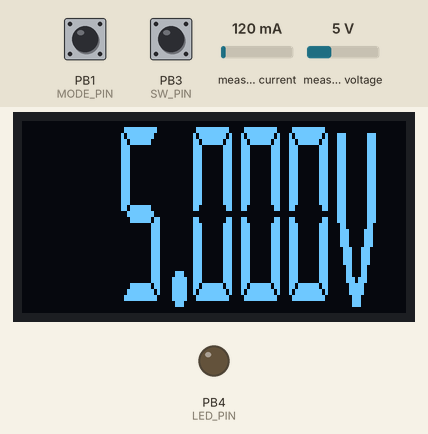
The sketch below on a simulated ATtiny85, built with avr-gcc and run on an emulated ATtiny85. On the bench: 128×64 one-colour display, output pins drawn as LEDs (lit = HIGH). Wiring (inferred from the names in the program): SSD1306 OLED at I2C address 0x3C; INA219 current sensor at I2C address 0x40. Inputs (shaded band) come from the test bench; at power-on: measured voltage 5 V, PB1 (MODE_PIN) LOW, PB3 (SW_PIN) HIGH, measured current 120 mA.

Above: at 1.6 s.
1.7 s: measured voltage set to 11.2 V
At 2.5 s:
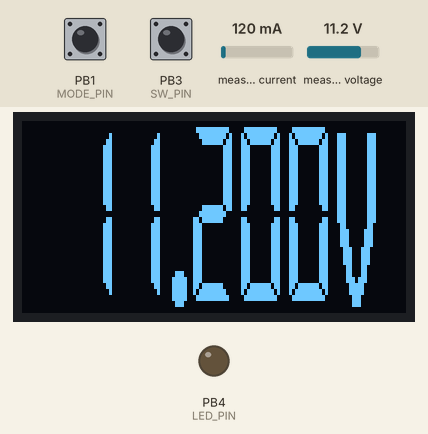
3.4 s: PB1 (MODE_PIN) pulled HIGH for 0.25 s
At 3.95 s:
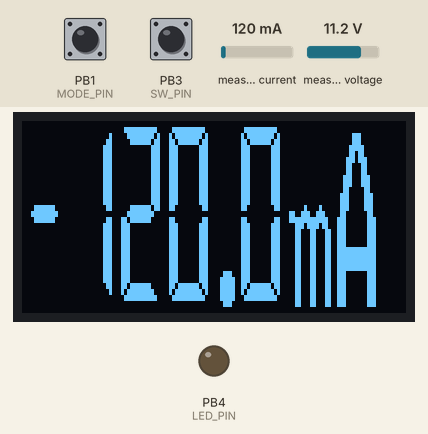
5.6 s: measured voltage set to 14.7 V
At 6.9 s:
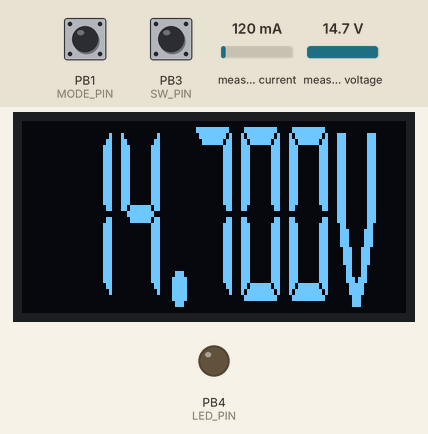
7.3 s: PB3 (SW_PIN) pulled LOW for 3.2 s
At 10.9 s:
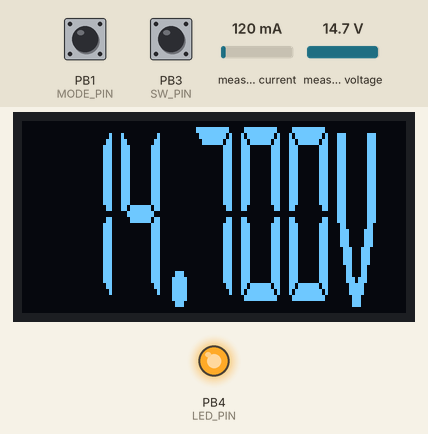
12.0 s: measured voltage set to 0.3 V
At 13.2 s:
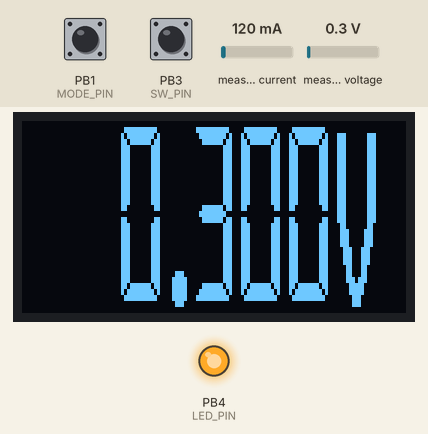
13.6 s: measured voltage set to 2.1 V
At 14.9 s:
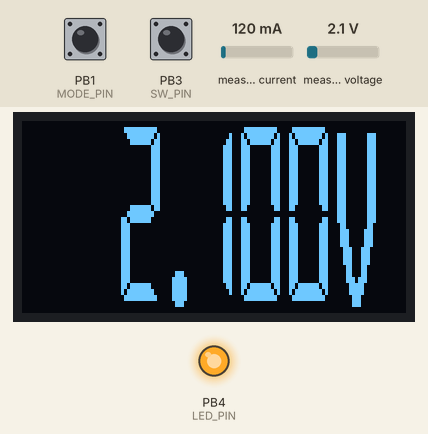
Timing chart, 0 to 16.2 s (numbered marks = the images above; inputs shaded):
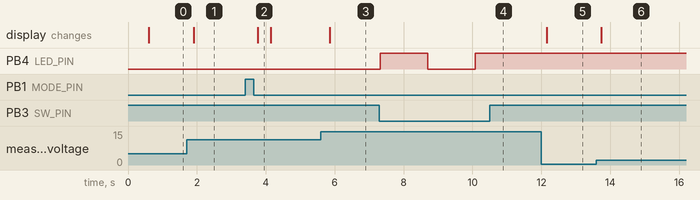

The sketch:

INA219-ATTiny85.ino
```cpp
/**
 * 電流電圧計 For ATTiny85 / ArduinoUNO
 * ※ピン番号を変更すればArduinoIDE対応のマイコンなら大体動きます
 */
#include <Wire.h>
#include "DISP7SEG.h"
DISP7SEG disp ;

#define INA219_ADDR 0x40
// --- ATTiny85
#define MODE_PIN 1  // 電流/電圧　測定モード切替
#define SW_PIN 3    // 計測レンジ切り替えスイッチ
#define LED_PIN 4   // 計測レンジ表示ＬＥＤ

// --- ArduinoUNO
//#define MODE_PIN 8
//#define SW_PIN 7
//#define LED_PIN 13
// --------------

int measuMode = 0 ; // 0:電流計 1:電圧計
int rangeMode = 0 ; // 0:32V/320mA 1:16V/400mA
double preDispVal = 0.0 ; // 書き換え抑止用
int preRangeMode = 0 ;    // 書き換え抑止用
int preMeasuMode = 0 ;    // 書き換え抑止用

static uint8_t conf[] = {
  0x399F , // 32V / 320mA / 12Bit ※ディフォルト
  0x019F , // 16V / 40mA / 12Bit
 } ;

const double rangeV = 0.001 ; // 電圧分解能
const double rangeA = 0.1 ;   // 電流分解能

// ----------------------
// ----- 静電容量表示 -----
// ----------------------
void dispConv(double dispVal,int mode) {
                    // 01234567 01234567
  int  dispSeg[9] ; // xxx.xxxV ±xxx.xmA

  if (mode == 1) {  // 0:電流計 1:電圧計
    // --- 電圧表示
    for (int i=0;i<8;i++) {
      dispSeg[i] = 416 ;  // 空白で埋める
    }
    dispSeg[7] = 24 ; // V

    int range1 = dispVal ;
    int range2 = dispVal * 1000.0 ;

    int pos1 = 2 ;
    int pos2 = 4 ;
    int pos2l = 3 ;
    dispSeg[3] = 20 ; // DOT
    for (int i=pos1;i>=0;i--) {
      dispSeg[i] = range1 % 10 ;
      range1 /= 10 ;
      if (range1 == 0) break ;
    }
    for (int i=pos2l-1;i>=0;i--) {
      dispSeg[pos2+i] = range2 % 10 ;
      range2 /= 10 ;
    }
  } else
  if (mode == 0) {  // 0:電流計 1:電圧計
    // --- 電流表示
    for (int i=0;i<8;i++) {
      dispSeg[i] = 416 ;  // 空白で埋める
    }
    dispSeg[6] = 25 ; // m
    dispSeg[7] = 23 ; // A

    int range1 = dispVal ;
    int range2 = dispVal * 10.0 ;

    int pos1 = 3 ;
    int pos1e = 0 ;
    int pos2 = 5 ;
    int pos2l =1 ;

    if (dispVal < 0) {
      range1 = -1 * range1 ;
      range2 = -1 * range2 ;
    } else {
      pos1e = 1 ;
      dispSeg[0] = 21 ; // -
    }

    dispSeg[4] = 20 ; // DOT
    for (int i=pos1;i>=pos1e;i--) {
      dispSeg[i] = range1 % 10 ;
      range1 /= 10 ;
      if (range1 == 0) break ;
    }

    for (int i=pos2l-1;i>=0;i--) {
      dispSeg[pos2+i] = range2 % 10 ;
      range2 /= 10 ;
    }
  } else {
    // --- 初期画面 8888.888 表示
    for (int i=0;i<8;i++) {
      dispSeg[i] = 22 ;
    }
    dispSeg[4] = 20 ; // DOT
    disp.cls() ;
  }

  // --- 表示
  int x = 0 ;
  for (int i=0;i<8;i++) {
    disp.disp7SEG(x,0,dispSeg[i]) ;
    x += (dispSeg[i] == 20) ? 8 : 16 ; // DOTだけ幅を狭める
  }
}

void setup() {
  pinMode(MODE_PIN,INPUT) ;
  pinMode(SW_PIN,INPUT) ;
  pinMode(LED_PIN,OUTPUT) ;
  digitalWrite(LED_PIN,LOW) ;

  Wire.begin( ) ;
  disp.init() ;

  measuMode = -1 ;
  dispConv(0.0,measuMode) ;
}

void loop() {
  double dispVal = 0.0 ;
  int measuModeCH = (digitalRead(MODE_PIN) == HIGH) ? 0 : 1 ;   // 0:電流計 1:電圧計
  int rangeModeCH = rangeMode ;

  if (digitalRead(SW_PIN) == LOW) {
    // - 測定レンジ切り替え
    rangeModeCH = (rangeMode + 1) % 2 ;
    digitalWrite(LED_PIN,((rangeModeCH==0)?LOW:HIGH)) ;
    delay(1000) ;
  }

  if (measuModeCH != measuMode || rangeModeCH != rangeMode) {
    // - 計測モード、測定レンジが切り替わった場合にCONFIG値を再設定する
    measuMode = measuModeCH ;
    rangeMode = rangeModeCH ;
    Wire.beginTransmission(INA219_ADDR);
    Wire.write(0x00);                     // config アドレス
    Wire.write((conf[rangeMode] >> 8) & 0xFF);
    Wire.write(conf[rangeMode] & 0xFF);
    Wire.endTransmission();
  }

  if (measuMode == 1) { // 0:電流計 1:電圧計
    // ----- 電圧 -----
    Wire.beginTransmission(INA219_ADDR);
    Wire.write(0x02);                    //BusVoltageレジスタ
    Wire.endTransmission();
    Wire.requestFrom(INA219_ADDR, 2);
    while (Wire.available() < 2);
    int16_t voltI = Wire.read() << 8 | Wire.read();
    voltI = (voltI >> 3) * 4;
    dispVal = voltI * rangeV ;
  } else {  // 0:電流計 1:電圧計
    // ----- 電流 -----
    Wire.beginTransmission(INA219_ADDR);
    Wire.write(0x01);
    Wire.endTransmission();
    Wire.requestFrom(INA219_ADDR, 16);
    while (Wire.available() < 2);
    int16_t shuntVoltI = Wire.read() << 8 | Wire.read();
    dispVal = shuntVoltI * rangeA ;
  }

  // チラツキ防止：表示に変更がない場合は表示処理を行わない
  if (preDispVal != dispVal || preMeasuMode != measuMode || preRangeMode != rangeMode) {
    preDispVal = dispVal ;
    preMeasuMode = measuMode ;
    preRangeMode = rangeMode ;

    dispConv(dispVal,measuMode) ;
  }

  delay(200) ;
}
```

DISP7SEG.cpp
```cpp
#include "DISP7SEG.h"

static uint8_t oledAddr = 0x3C;     // SSD1306のI2Cアドレス
static uint8_t oldCommand = 0x80;   // SSD1306の1Byteコマンド
static uint8_t oldCommands = 0x00;  // SSD1306の複数Byteコマンド
static uint8_t oldData = 0x40;      // SSD1306のデータバイト
static uint8_t DISP7SEG_SSD1306_INIT[] = { // SSD1306の初期化コマンド群
  0xC8,         // C0/C8:上下の描画方向
  0xA1,         // A0/A1:左右の描画方向
  0x22,0x00,0x07,         // 20/21/22/23:アドレッシングモード
  0xA8,0x3F,    // 画面の解像度
  0xD3,0x00,    // 縦方向のオフセット
  0xDA,0x12,    // 描画タイプ
  0x40,         // 縦方向の描画開始位置
  0xA6,         // 表示方法 - A7にすると画面反転
  0x8D, 0x14    // OLEDパネルの供給電圧と思われる 14hに設定しないとダメらしい
};

uint8_t oledWidth = 128;  // OLEDの幅(ピクセル数)
uint8_t oledHeight = 64;  // OLEDの高さ(ピクセル数)
uint8_t oledPages = 8;    // OLEDのページ数(ピクセル数÷８)

// 初期化
void DISP7SEG::init() {
  // OLED設定コマンド送信
  oledSendCommands(sizeof(DISP7SEG_SSD1306_INIT), DISP7SEG_SSD1306_INIT) ;  // 初期化
  oledSendCommand(0xAF) ; // 画面表示
  cls() ;
  dispSwitch(true) ;
}

// 画面消去
void DISP7SEG::cls() {
  oledSendCommand(0xAE) ; // 画面表示

  for (uint8_t m = 0; m < oledPages; m++) {
    oledSendCommand3(0xB0 | (m & 0x07) , 0x10 , 0x00) ;
    Wire.beginTransmission(oledAddr);
    Wire.write(oldData);
    for (uint8_t x = 0; x < oledWidth; x++) {
      if (Wire.write(0) == 0) {
        Wire.endTransmission();
        Wire.beginTransmission(oledAddr);
        Wire.write(oldData);
        Wire.write(0);
      }
    }
    Wire.endTransmission();
  }

  oledSendCommand(0xAF) ; // 画面表示
}

// 表示日表示切替
void DISP7SEG::dispSwitch(bool sw) {
  if (sw) {
    oledSendCommand(0xAF) ; // 画面表示
  } else {
    oledSendCommand(0xAE) ; // 画面表示
  }
}

// 7セグメント調フォント表示
void DISP7SEG::disp7SEG(int offsetX , int offsetY , int num) {
  int width = 16 ;
  int heigh = 4 ;

  if (num < 16) {
    if (num < 0) { num = 10 ; }
    bool flag7[7] ;
    for (int i=0;i<7;i++) {
      flag7[i] = addMap[num][i] ;
    }
    for (int i = 0; i < 16*4; i++) {
        bitMapBuff[i] = 0 ;
      if (flag7[0]) { bitMapBuff[i] |= pgm_read_word(SEGa + i) ; }  // a
      if (flag7[1]) { bitMapBuff[i] |= pgm_read_word(SEGb + i) ; }  // b
      if (flag7[2]) { bitMapBuff[i] |= pgm_read_word(SEGc + i) ; }  // c
      if (flag7[3]) { bitMapBuff[i] |= pgm_read_word(SEGd + i) ; }  // d
      if (flag7[4]) { bitMapBuff[i] |= pgm_read_word(SEGe + i) ; }  // e
      if (flag7[5]) { bitMapBuff[i] |= pgm_read_word(SEGf + i) ; }  // f
      if (flag7[6]) { bitMapBuff[i] |= pgm_read_word(SEGg + i) ; }  // g
    }
  } else
  if (num > 100) { // CLEAR
    width = num % 100 ;
    heigh = num / 100 ;
    memset(bitMapBuff,0,width*heigh) ;
  } else {
    uint8_t *bitMap ;
    switch(num) {
      case 20: bitMap = SEGdot ; break ;    // DOT
      case 21: bitMap = SEGg ; break ;      // -
      case 22: bitMap = base7SEG ; break ;  // Body
      case 23: bitMap = SEGAMP ; break ;    // A
      case 24: bitMap = SEGVOL ; break ;    // V
      case 25: bitMap = SEGm ; break ;      // m
    }
    for (int i = 0; i < width*heigh; i++) {
      bitMapBuff[i] = pgm_read_word(bitMap + i) ;
    }
  }

  oledBitMap(offsetX,offsetY, width , heigh , bitMapBuff) ;
}

// OLEDに1バイトコマンドを送信
void DISP7SEG::oledSendCommand(uint8_t command) {
  Wire.beginTransmission(oledAddr);
  Wire.write(oldCommand);
  Wire.write(command);
  Wire.endTransmission();
}

// OLEDに2バイトコマンドを送信
void DISP7SEG::oledSendCommand2(uint8_t command1,uint8_t command2) {
  Wire.beginTransmission(oledAddr);
  Wire.write(oldCommands);
  Wire.write(command1);
  Wire.write(command2);
  Wire.endTransmission();
}

// OLEDに3バイトコマンドを送信
void DISP7SEG::oledSendCommand3(uint8_t command1,uint8_t command2,uint8_t command3) {
  Wire.beginTransmission(oledAddr);
  Wire.write(oldCommands);
  Wire.write(command1);
  Wire.write(command2);
  Wire.write(command3);
  Wire.endTransmission();
}

// OLEDに複数のコマンドを送信::Wireクラスの制限により最大32Byte
// 長さのチェックはしてないのでプログラマ責任で上手い事やってちょ
void DISP7SEG::oledSendCommands(int commandLen,uint8_t commands[]) {
  Wire.beginTransmission(oledAddr);
  Wire.write(oldCommands);
  for (int i = 0; i < commandLen; i++) {
    Wire.write(commands[i]);
  }
   Wire.endTransmission();
}

// BITマップを表示する::oledFillDataの可変データ型なので基本oledFillDataと同じ作り
void DISP7SEG::oledBitMap(int offsetX , int offsetY , int width,int hight, uint8_t bitMap[]) {
  int pos = 0 , pos2 = 0 ;
  for (int m = 0; m < hight; m++) {
    oledBitMap32(offsetX , (m*2) + offsetY , width , &bitMap[pos] , true) ;
    oledBitMap32(offsetX , (m*2+1) + offsetY , width , &bitMap[pos] , false) ;
    pos += width ;
  }
  oledSendCommand3(0xB0 , 0x10 , 0x00) ;
}

// 128x32ドットＯＬＥＤで偶数・奇数ラインにビットマップを書き込み
void DISP7SEG::oledBitMap32(int col , int row , int width , uint8_t *bitMap , bool even) {
  oledSendCommand3(0xB0 | (row & 0x07) , 0x10 | (col & 0xf0) >> 4 , col & 0x0F) ;
  Wire.beginTransmission(oledAddr);
  Wire.write(oldData);
  for (int x = 0; x < width; x++) {
    int8_t byteData = bitMap[x] ;
    if (even) {
      byteData = bitPattern[byteData & 0x0F] ;
    } else {
      byteData = bitPattern[(byteData & 0xF0)>>4] ;
    }
    if (Wire.write(byteData) == 0) {
      Wire.endTransmission();
      Wire.beginTransmission(oledAddr);
      Wire.write(oldData);
      Wire.write(byteData);
    }
  }
  Wire.endTransmission();
}
```

DISP7SEG.h
```cpp
/*
 * SSD1306 128x32に７セグメントっぽいフォントで表示
 *
 */
#ifndef DISP7SEG_H
#define DISP7SEG_H
#include <arduino.h>
#include <Wire.h>
#include "bitmapdata.h"

class DISP7SEG
{
  private:
    uint8_t bitMapBuff[24*4];  // 7セグっぽいフォントの合成用バッファ

  public:
    void init(); // 初期化
    void cls(); // 画面クリア
    void dispSwitch(bool sw) ;
    void disp7SEG(int offsetX , int offsetY , int num); // 7セグメント調フォント表示

  protected:
    void oledBitMap(int offsetX , int offsetY , int width,int hight, uint8_t bitMap[]) ;
    void oledBitMap32(int col , int row , int width , uint8_t *bitMap , bool even) ;
    void oledSendCommand(uint8_t command); // OLEDに1バイトコマンドを送信
    void oledSendCommand2(uint8_t command1,uint8_t command2); // OLEDに2バイトコマンドを送信
    void oledSendCommand3(uint8_t command1,uint8_t command2,uint8_t command3); // OLEDに3バイトコマンドを送信
    void oledSendCommands(int commandLen,uint8_t commands[]); // OLEDに複数のコマンドを送信
} ;
#endif
```

Source omitted: bitmapdata.h (data table, 6238 bytes)

Measured:
- after the input at 1.7 s, the display: changes after 0.22 s (image 1)
- after the input at 3.4 s, the display: changes after 0.36 s (image 2)
- after the input at 5.6 s, the display: changes after 0.25 s (image 3)
- after the input at 7.3 s, PB4 (LED_PIN): LOW → HIGH at once, → LOW 1.4 s later, → HIGH 1.4 s later
- after the input at 12.0 s, the display: changes after 0.16 s (image 5)
- after the input at 13.6 s, the display: changes after 0.14 s (image 6)
